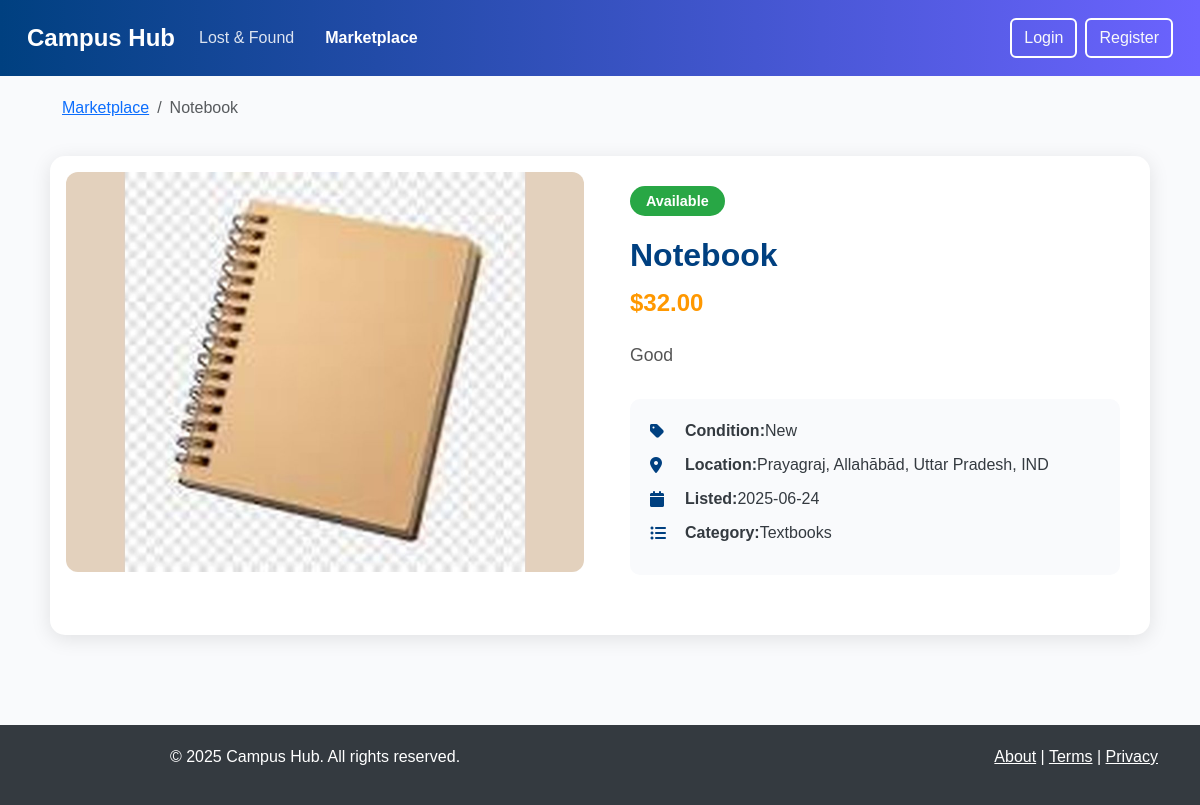
The app's page /market/item/1 with its own data.
### tables this page shows
CREATE TABLE marketplace_item (
            id INTEGER PRIMARY KEY AUTOINCREMENT,
            name TEXT NOT NULL,
            description TEXT,
            price REAL NOT NULL,
            category TEXT,
            condition TEXT,
            status TEXT NOT NULL,
            image_path TEXT,
            date TEXT NOT NULL,
            location TEXT,
            contact_info TEXT,
            user_id INTEGER NOT NULL,
            FOREIGN KEY (user_id) REFERENCES user (id)
        );

### blueprints/marketplace/routes.py (the view)
@marketplace_bp.route('/item/<int:item_id>')
def item_detail(item_id):
    item = models.get_marketplace_item(item_id)
    if not item:
        flash('Item not found', 'danger')
        return redirect(url_for('marketplace.dashboard'))
    if current_user.is_authenticated:
        user = models.get_user_by_id(current_user.id)
    else:
        user = {'is_admin': 0}
    feedback = models.get_feedback_for_item('marketplace', item_id)
    return render_template('marketplace/detail.html', item=item, feedback=feedback, user=user)

### Main.py (called while the page is built)
@app.context_processor
def inject_user_info():
    if current_user.is_authenticated:
        user = models.get_user_by_id(current_user.id)
        if user:
            return {'get_user_info': lambda: user}
    return {'get_user_info': lambda: None}

### models.py (called while the page is built)
def get_db_connection():
    conn = sqlite3.connect(DB_PATH)
    conn.row_factory = sqlite3.Row
    conn.execute('PRAGMA foreign_keys = ON')
    conn.execute('PRAGMA journal_mode = WAL')
    return conn

def get_marketplace_item(item_id):
    conn = get_db_connection()
    cur = conn.cursor()
    cur.execute('''
        SELECT i.*, u.username
        FROM marketplace_item i
        JOIN user u ON i.user_id = u.id
        WHERE i.id = ?
    ''', (item_id,))
    item = cur.fetchone()
    conn.close()
    return dict(item) if item else None

def get_feedback_for_item(item_type, item_id):
    conn = get_db_connection()
    cur = conn.cursor()
    cur.execute(
        'SELECT f.*, u.username FROM feedback f JOIN user u ON f.user_id = u.id WHERE f.item_type = ? AND f.item_id = ? ORDER BY date DESC',
        (item_type, item_id)
    )
    feedback = [dict(row) for row in cur.fetchall()]
    conn.close()
    return feedback

### templates/marketplace/detail.html (shortened to what this page needs)
{% extends "base.html" %}
{% block marketplace_active %}active{% endblock %}
{% block content %}
<div class="container">
    <div class="row">
        <div class="col-12">
            <nav aria-label="breadcrumb">
                <ol class="breadcrumb">
                    <li class="breadcrumb-item"><a href="{{ url_for('marketplace.dashboard') }}">Marketplace</a></li>
                    <li class="breadcrumb-item active" aria-current="page">{{ item.name }}</li>
                </ol>
            </nav>
        </div>
    </div>
    <div class="row item-container">
        <div class="col-md-6 p-3">
            {% if item.image_path %}
                <img src="{{ url_for('static', filename=item.image_path[1:]) }}" class="item-image" alt="{{ item.name }}">
            {% else %}
                <div class="item-image d-flex align-items-center justify-content-center bg-light">
                    <span class="text-muted">No image available</span>
                </div>
            {% endif %}
        </div>
        <div class="col-md-6 item-details">
            <div class="badge badge-item {{ 'badge-available' if item.status == 'available' else 'badge-sold' }}">
                {{ item.status|capitalize }}
            </div>
            <h1 class="item-title">{{ item.name }}</h1>
            <div class="item-price">${{ "%.2f"|format(item.price) }}</div>
            <div class="item-description">
                {{ item.description }}
            </div>
            <div class="item-meta">
                <p><i class="fas fa-tag"></i> <strong>Condition:</strong> {{ item.condition|capitalize }}</p>
                <p><i class="fas fa-map-marker-alt"></i> <strong>Location:</strong> {{ item.location }}</p>
                <p><i class="fas fa-calendar"></i> <strong>Listed:</strong> {{ item.date }}</p>
                <p><i class="fas fa-list-ul"></i> <strong>Category:</strong> {{ item.category|capitalize }}</p>
            </div>
        </div>
    </div>
</div>
{% endblock %}

### templates/base.html (style rules this page uses)
body { font-family: 'Arial', sans-serif; background-color: #f9fafc; color: #343a40; }
.badge { font-size: 0.8rem; padding: 5px 10px; border-radius: 20px; }

### templates/marketplace/detail.html (style rules this page uses)
.item-container { background: #ffffff; border-radius: 15px; box-shadow: 0 4px 20px rgba(0, 0, 0, 0.1); overflow: hidden; margin-top: 20px; margin-bottom: 30px; }
.item-image { width: 100%; height: 400px; object-fit: cover; border-radius: 12px; margin-right: 5px; }
.item-details { padding: 30px; }
.item-title { font-size: 2rem; font-weight: bold; color: #004080; margin-bottom: 10px; }
.item-price { font-size: 1.5rem; font-weight: bold; color: #ff9800; margin-bottom: 20px; }
.item-description { font-size: 1.1rem; line-height: 1.6; color: #555; margin-bottom: 30px; }
.item-meta { background: #f9fafc; padding: 20px; border-radius: 10px; margin-bottom: 20px; }
.item-meta p { margin-bottom: 10px; display: flex; align-items: center; }
.item-meta i { width: 25px; color: #004080; margin-right: 10px; }
.badge-item { font-size: 0.9rem; padding: 8px 16px; border-radius: 30px; display: inline-block; margin-bottom: 20px; }
.badge-available { background-color: #28a745; color: white; }

### records on screen
marketplace_item: name "Notebook", image_path (picture), status "Available", price "32.00", description "Good", condition "New", location "Prayagraj, Allahābād, Uttar Pradesh, IND", date "2025-06-24", category "Textbooks"
